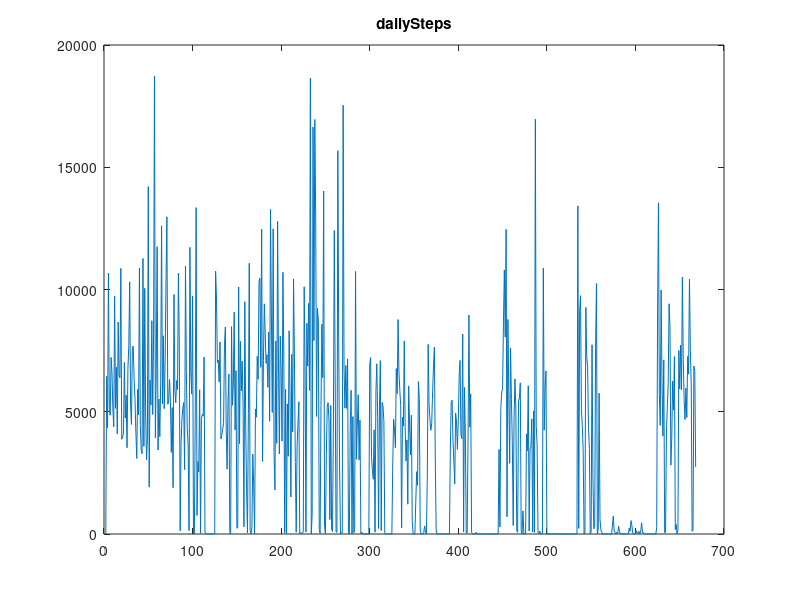
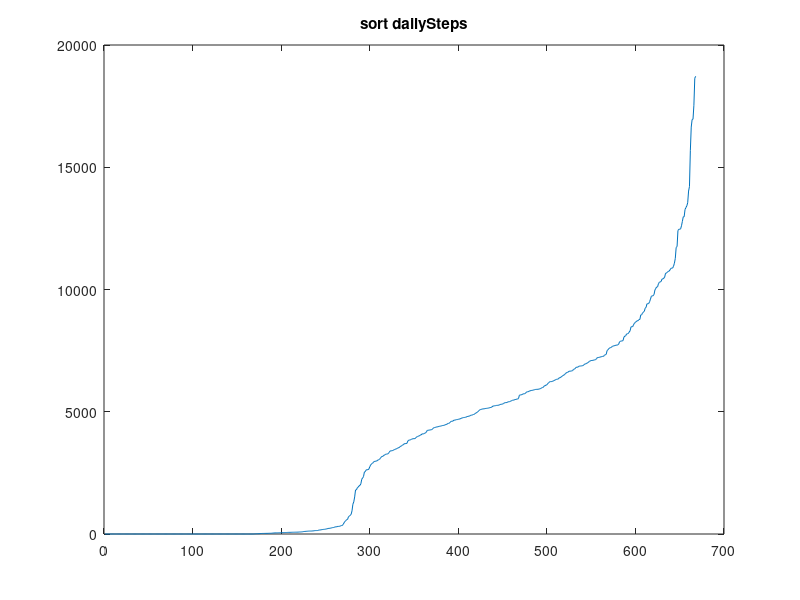
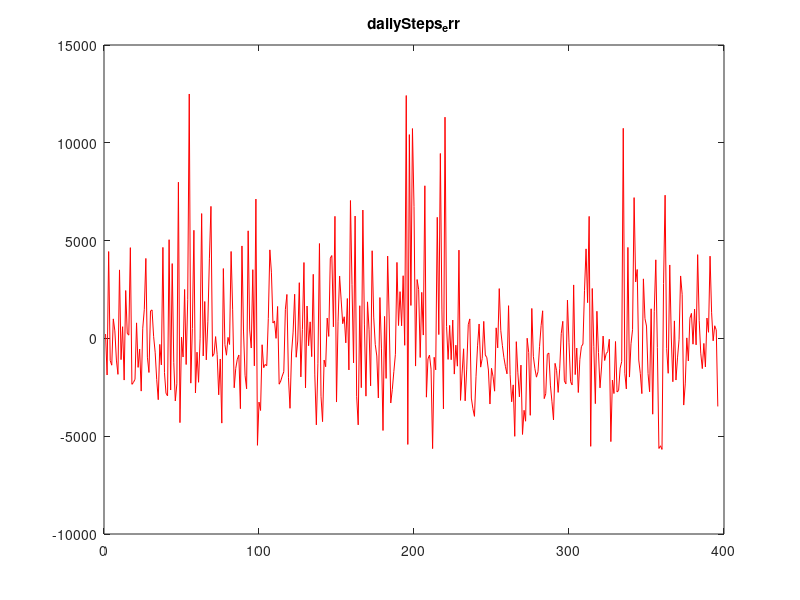
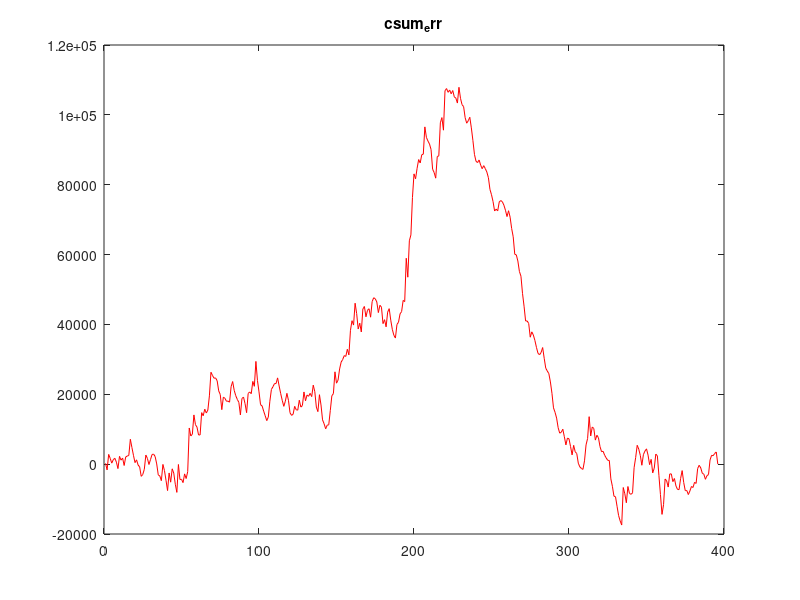

Here is the MATLAB script that generated these plots, in order:
close all
clear
clc

dailySteps = csvread('dailySteps.csv');
dailySteps = dailySteps(:,2);

figure
plot(dailySteps)
title('dailySteps')

figure
plot(sort(dailySteps))
title('sort dailySteps')

steps_threshold = 514;
dailySteps = dailySteps(dailySteps > steps_threshold, :);

dailySteps_err = dailySteps - round(mean(dailySteps));

figure
plot(dailySteps_err, 'r-')
title('dailySteps_err')

csum_err = cumsum(dailySteps_err);

figure
plot(csum_err, 'r-')
title('csum_err')

iters = 100
csum_err_boots = [];
for i = 1:iters
	% bootstrapping
	X_boots = [dailySteps_err, rand(size(dailySteps))];
	X_boots = sortrows(X_boots, 2)(:, 1);
	csum_err_boots = [csum_err_boots, cumsum(X_boots)];
end
figure
hold on
for i = 1:iters
	plot(csum_err_boots(:, i), 'b-')
end

plot(csum_err, 'r-')
title('csum_err and boots')

range_boots = max(csum_err_boots, [], 1) - min(csum_err_boots, [], 1);
range_csum = max(csum_err, [], 1) - min(csum_err, [], 1);
[x, ix] = max(abs(csum_err))

confidence = sum(range_boots < range_csum) / iters

%%%%%%%%%%%%%%%%%

dailySteps_right = dailySteps(ix:end);

dailySteps_err = dailySteps_right - round(mean(dailySteps_right));
csum_err = cumsum(dailySteps_err);

iters = 100
csum_err_boots = [];
for i = 1:iters
	% bootstrapping
	X_boots = [dailySteps_err, rand(size(dailySteps_right))];
	X_boots = sortrows(X_boots, 2)(:, 1);
	csum_err_boots = [csum_err_boots, cumsum(X_boots)];
end
figure
hold on
for i = 1:iters
	plot(csum_err_boots(:, i), 'b-')
end

plot(csum_err, 'r-')
title('csum_err and boots RIGHT')

range_boots = max(csum_err_boots, [], 1) - min(csum_err_boots, [], 1);
range_csum = max(csum_err, [], 1) - min(csum_err, [], 1);
[x, ix] = max(abs(csum_err))

confidence = sum(range_boots < range_csum) / iters
